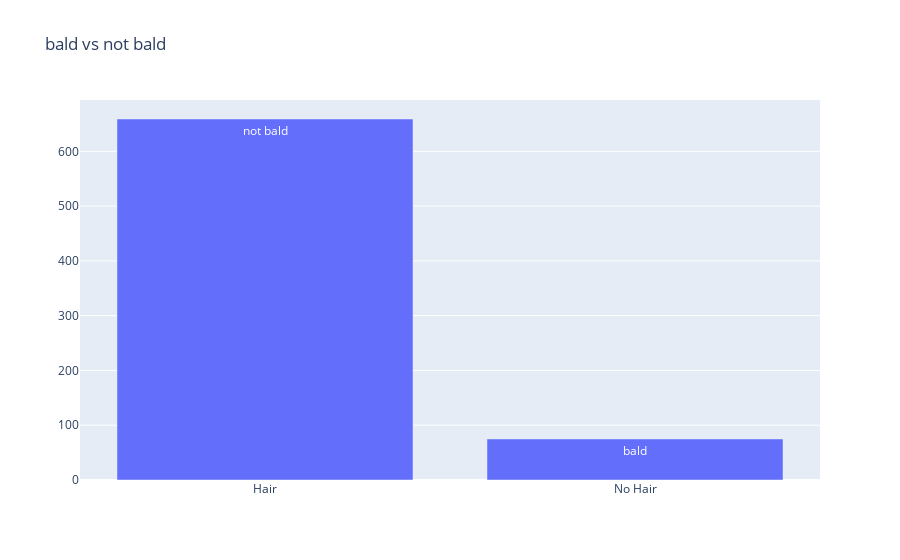

The notebook cell saved with this chart:
### Code cell
trace = go.Bar(
    x = heroes['bald_or_not'].value_counts().index,
    y = heroes['bald_or_not'].value_counts().values,
    name='bald vs not bald',
    text=['not bald', 'bald']
)

layout = go.Layout(
    title = 'bald vs not bald'
)

fig = go.Figure(data=[trace], layout=layout)
py.iplot(fig, filename='bald vs not bald')

### Figure 1 — Plotly figure (JSON) as saved in the notebook; plotly's stock layout.template omitted (floating-point values rounded to 4 significant figures)
{"data": [{"name": "bald vs not bald", "text": ["not bald", "bald"], "type": "bar", "x": ["Hair", "No Hair"], "y": [659, 75]}], "layout": {"title": {"text": "bald vs not bald"}}}
